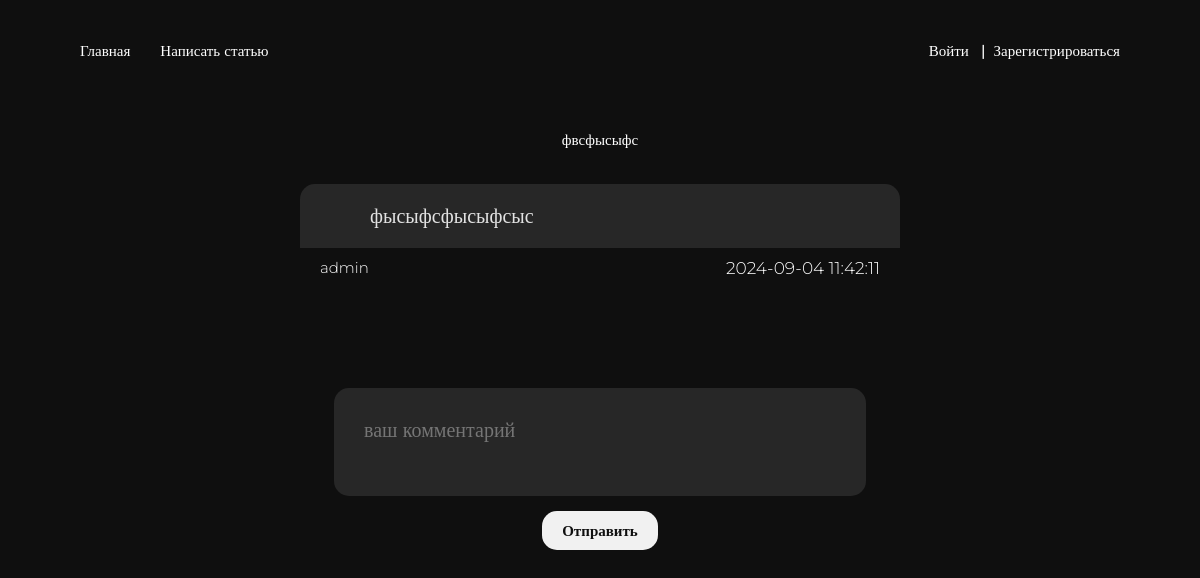
Screenshot of /article/7/ with the database file from the repository.
### main/models.py (models this page shows, shortened)
class Article(models.Model):
    title = models.CharField(max_length=100, verbose_name='название')
    text = models.CharField(max_length=10000, verbose_name='текст')
    date = models.DateTimeField(auto_now_add=True, verbose_name='дата добавления')
    author = models.ForeignKey(User, on_delete=models.CASCADE, verbose_name='автор')
    published = models.BooleanField(default=False, verbose_name='опубликовано ли')
    image = models.ImageField(upload_to='photos', blank=True, null=True, verbose_name='изображение')
    class Meta:
        verbose_name = 'статья'
        verbose_name_plural = 'статьи'

### main/views.py (the view)
# urls.py: path('article/<int:article_id>/', views.article, name='article'),
def article(request, article_id):
    article = get_object_or_404(Article, id=article_id)
    if article.published == False and not request.user.groups.filter(name='admin').exists():
        messages.error(request, 'У вас нету прав доступа к данной странице')
        return render(request, 'control_panel.html')
    else:
        comments = Comment.objects.filter(article=article).order_by('-date')
        form = CommentForm()
        return render(request, 'article.html', {'article': article, 'form': form,
                                                'comments': comments})

### main/forms.py
class CommentForm(forms.ModelForm):
    class Meta:
        model = Comment
        fields = ['text']
        widgets = {
            'text': forms.Textarea(attrs={
                'placeholder': 'ваш комментарий',
                'rows': 2,
                'class': 'ta_comment',
            })
        }
    def __init__(self, *args, **kwargs):
        super(CommentForm, self).__init__(*args, **kwargs)
        self.fields['text'].required = False

### main/templatetags/group_tags.py (called while the page is built)
@register.filter(name='has_group')
def has_group(user, group_name):
    return user.groups.filter(name=group_name).exists()

### main/templates/article.html (shortened to what this page needs)
{% extends 'base.html' %}
{% load group_tags %}
{% block content %}
    <div class="home_wr">
        <div class="home_art_title">
            {{ article.title }}
        </div>
        <div data-article-text="{{ article.text }}" class="home_art_text article_text pad_ed">
            {{ article.text }}
        </div>
        <div class="art_a_d">
            <div class="home_art_author">
                {{ article.author }}
            </div>
            <div class="home_art_date no_marg">
                {{ article.date|date:"Y-m-d H:i:s" }}
            </div>
        </div>
        <form action="{% url 'send_comment' article.id %}" method="post" class="form_comment">
            {{ form.text }}
            <button type="submit" class="send_comment">Отправить</button>
        </form>
    </div>
{% endblock %}

### main/static/style.css (style rules this page uses)
* { margin: 0; padding: 0; box-sizing: border-box; font-family: "Montserrat", 'Trebuchet MS'; }
body { overflow-x: hidden; font-size: 20px; font-family: "Montserrat", 'Trebuchet MS'; font-weight: 300; background-color: #0f0f0f; color: white; }
button { outline: none; border: 0; border-radius: 15px; background-color: #f1f1f1; color: #0f0f0f; font-size: 15px; padding: 10px; font-weight: 600; cursor: pointer; }
textarea { outline: none; font-size: 20px; font-weight: 500; padding: 30px; color: rgb(226, 226, 226); background-color: #272727; border: none; resize: none; border-radius: 15px; }
.home_wr { display: flex; flex-direction: column; padding-top: 30px; width: 50%; margin: 0 auto; }
.home_art_title { margin-bottom: 10px; max-width: 500px; overflow: hidden; margin: 0 auto; margin-bottom: 15px; font-size: 15px; font-weight: 500; }
.home_art_text { color :rgb(226, 226, 226); background-color: #272727; padding: 20px 20px 0 20px; border-top-left-radius: 15px; border-top-right-radius: 15px; text-indent: 50px; overflow: hidden; max-height: 13.5em; width: 100%; text-overflow: ellipsis; word-break: break-all; text-align: justify; font-size: 17px; }
.home_art_date { margin-top: 10px; margin-bottom: 50px; font-size: 17px; align-self: flex-end; }
.home_art_author { align-self: flex-start; }
.article_text { max-height: fit-content; }
.form_comment { display: flex; flex-direction: column; align-items: center; }
.send_comment { cursor: pointer; margin-top: 15px; width: fit-content; padding-left: 20px; padding-right: 20px; margin-bottom: 50px; }
.art_a_d { width: 100%; display: flex; justify-content: space-between; margin-bottom: 50px; margin-top: 10px; font-size: 15px; padding: 0 20px; }
.no_marg { margin-top: 0; }
.pad_ed { padding: 20px; font-size: 20px; }

### rows the page displays
Article: title "фвсфысыфс", text "фысыфсфысыфсыс", author "admin", date "2024-09-04 11:42:11"
